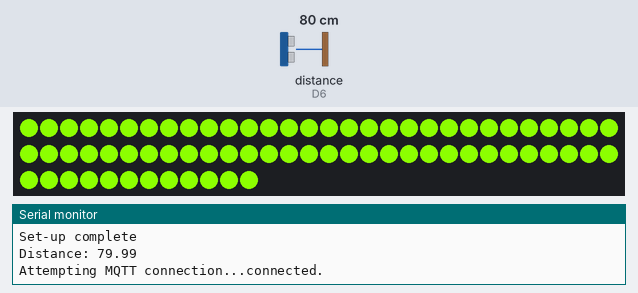
This sketch was run on a simulated Arduino MKR. Parts: 72 RGB LEDs in strip order, left to right, continuing on the next row, the last lines printed to the serial monitor. Wiring (inferred from the names in the program): ultrasonic range finder: trigger D7; echo D6. The test bench sets the inputs (shaded band); at power-on: distance to the obstacle (sensor on D6) 80 cm. The echo pulse lasts 58.3 µs per cm; WiFi joins after 1.5 s; servers stay silent unless stated; random numbers use the default seed unless the sketch sets one; no MQTT or app messages arrive unless stated.

Above: at 2.7 s.
2.8 s: distance to the obstacle (sensor on D6) set to 75 cm
4.3 s: distance to the obstacle (sensor on D6) set to 66 cm
At 6.3 s:
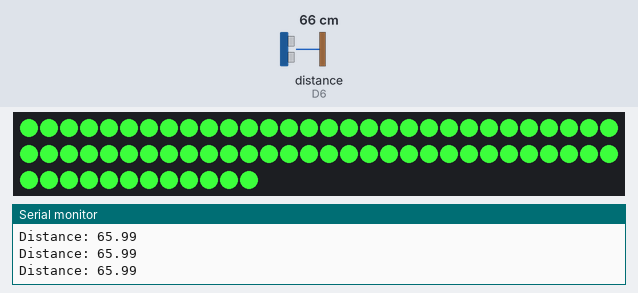
6.6 s: distance to the obstacle (sensor on D6) set to 2 cm
At 8.2 s:
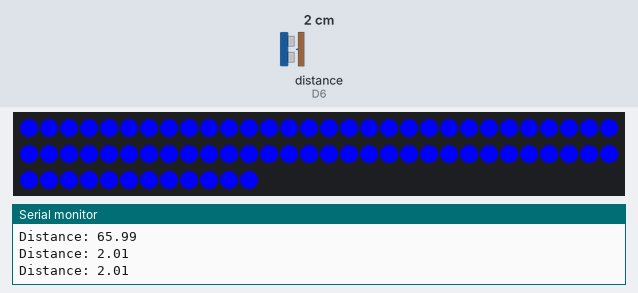
8.9 s: distance to the obstacle (sensor on D6) set to 35 cm
At 10.5 s:
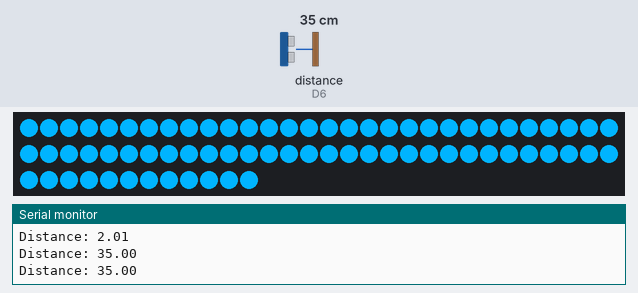
11.2 s: distance to the obstacle (sensor on D6) set to 43 cm
13.5 s: distance to the obstacle (sensor on D6) set to 56 cm
At 13.95 s:
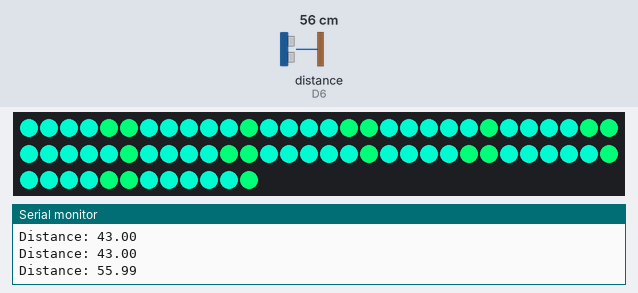
Timing chart, 0 to 16.5 s (numbered marks = the images above; inputs shaded):
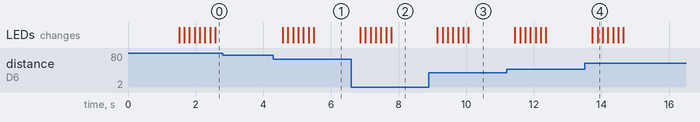

The sketch:

Sourcecode_ripplecolours.ino
```cpp
// Duncan Wilson Oct 2025 - v1 - MQTT messager to vespera
// works with MKR1010

#include <SPI.h>
#include <Adafruit_NeoPixel.h>
#include <WiFiNINA.h>
#include <PubSubClient.h>
#include "arduino_secrets.h"
#include <utility/wifi_drv.h>  // for RGB LED on MKR1010

/*
**** enter sensitive data in arduino_secrets.h:
#define SECRET_SSID "your-ssid"
#define SECRET_PASS "your-password"
#define SECRET_MQTTUSER "mqtt-username"
#define SECRET_MQTTPASS "mqtt-password"
*/

// WiFi and MQTT credentials
const char* ssid          = SECRET_SSID;
const char* password      = SECRET_PASS;
const char* mqtt_username = SECRET_MQTTUSER;
const char* mqtt_password = SECRET_MQTTPASS;
const char* mqtt_server   = "mqtt.cetools.org";
const int mqtt_port       = 1884;

// Create WiFi and MQTT clients
WiFiClient wifiClient;
PubSubClient mqttClient(wifiClient);

// VESPARA CONFIG
String lightId = "19";
String mqtt_topic = "student/CASA0014/luminaire/" + lightId;
String clientId = "vespMVN";

// NeoPixel Configuration
const int num_leds = 72;
const int payload_size = num_leds * 3; // RGB per pixel
byte RGBpayload[payload_size];
#define NEOPIXEL_PIN 2  // change if your NeoPixel data line uses another pin
Adafruit_NeoPixel strip(num_leds, NEOPIXEL_PIN, NEO_GRB + NEO_KHZ800);


// HC-SR04 UlTRASONIC SENSOR
const int trigPin = 7;
const int echoPin = 6;
float duration, distance;


int lastR = 0, lastG = 0, lastB = 255;  // KEEPS THE LAST COLOUR
unsigned long lastUpdate = 0;
const unsigned long updateInterval = 300; // TIME BETWEEN NEW READINGS (ms)

void setup() {
  Serial.begin(9600);
  //while (!Serial)

  Serial.println("Vespera");
    byte mac[6];
    WiFi.macAddress(mac);
    Serial.print("MAC address: ");
    printMacAddress(mac);
    Serial.print("This device is Vespera ");
    Serial.println(lightId);

    pinMode(trigPin, OUTPUT);
    pinMode(echoPin, INPUT);

    startWifi();

    mqttClient.setServer(mqtt_server, mqtt_port);
    mqttClient.setBufferSize(2000);
    mqttClient.setCallback(callback);
    strip.begin();
    strip.show(); // Initialize all pixels to 'off'
    Serial.println("Set-up complete");

    // Store last colour so it stays until next reading
int lastR = 0;
int lastG = 0;
int lastB = 255;  // start blue
}


void loop() {
  // ULTRASONIC SENSOR, SENDING SOUND, RECEIVING SOUND AND MEASURING THE DISTANCE

  digitalWrite(trigPin, LOW);
  delayMicroseconds(2);
  digitalWrite(trigPin, HIGH);
  delayMicroseconds(10);
  digitalWrite(trigPin, LOW);

  duration = pulseIn(echoPin, HIGH);
  distance = (duration * 0.0343) / 2;
  Serial.print("Distance: ");
  Serial.println(distance);
  delay(100);

// MAINTAIN MQTT and WIFI CONNECTIONS
  if (WiFi.status() != WL_CONNECTED) {
    startWifi();
  }
  if (!mqttClient.connected()) {
    reconnectMQTT();
  }
  mqttClient.loop();

  // DISTANCE BASED COLOUR
  int r, g, b;
  setColorFromDistance(distance, r, g, b);

  //RIPPLE ANIMATION STARTING FROM GROUP 1 TO 7
  // ONLY run the ripple if the colour actually changed
  if (r != lastR || g != lastG || b != lastB) {
    Ripleout(r, g, b, 150);
    lastR = r;
    lastG = g;
    lastB = b;
  } else {
    // KEEP THE LAST COLOUR VISIBLE
    for (int i = 0; i < num_leds; i++) {
      strip.setPixelColor(i, strip.Color(lastR, lastG, lastB));
    }
    strip.show();
  }

  delay(200);

  }


// MATCH DISTANCE TO COLOUR
void setColorFromDistance(float distance, int &r, int &g, int &b) {
 if (distance < 10) {
    r = 0;   g = 0;   b = 255;    // DEEP BLUE
  } else if (distance < 20) {
    r = 0;   g = 60;  b = 255;    // MEDIUM BLUE
  } else if (distance < 30) {
    r = 0;   g = 120; b = 255;    // SKY BLUE
  } else if (distance < 40) {
    r = 0;   g = 180; b = 255;    // CYAN
  } else if (distance < 50) {
    r = 0;   g = 240; b = 200;    // CYAN-GREEN
  } else if (distance < 60) {
    r = 0;   g = 255; b = 120;    // GREEN-TURQUOISE
  } else if (distance < 70) {
    r = 60;  g = 255; b = 60;     // BRIGHT GREEN
  } else if (distance < 80) {
    r = 140; g = 255; b = 0;      // LIME GREEN
  } else if (distance < 90) {
    r = 200; g = 255; b = 0;      // YELLOW-GREEN
  } else if (distance < 100) {
    r = 255; g = 255; b = 0;      // YELLOW
  } else if (distance < 110) {
    r = 255; g = 200; b = 0;      // AMBER-YELLOW
  } else if (distance < 120) {
    r = 255; g = 140; b = 0;      // ORANGE
  } else if (distance < 130) {
    r = 255; g = 80;  b = 0;      // DEEP ORANGE
  } else if (distance < 140) {
    r = 255; g = 0;   b = 0;      // RED
  } else if (distance < 150) {
    r = 255; g = 0;   b = 80;     // RED-PINK
  } else if (distance < 160) {
    r = 255; g = 0;   b = 150;    // PINK
  } else if (distance < 170) {
    r = 255; g = 0;   b = 200;    // HOT PINK
  } else if (distance < 180) {
    r = 255; g = 40;  b = 255;    // MAGENTA
  } else if (distance < 190) {
    r = 230; g = 80;  b = 255;    // PURPLE-PINK
  } else { // 190–200+
    r = 200; g = 100; b = 255;    // VIOLET
  }
}
//MORE STABLE READINGS
  float getStableDistance() {
  const int samples = 5;  // take 5 readings
  float total = 0;}

// Print MAC address to serial
void printMacAddress(byte mac[]) {
  for (int i = 5; i >= 0; i--) {
    if (mac[i] < 16) Serial.print("0");
    Serial.print(mac[i], HEX);
    if (i > 0) Serial.print(":");
  }
  Serial.println();
}

// MQTT message handler (stubbed)
void callback(char* topic, byte* payload, unsigned int length) {
  // No-op or future message handling
}

// WiFi reconnect logic
void startWifi() {
  Serial.print("Connecting to WiFi: ");
  Serial.println(ssid);
  while (WiFi.begin(ssid, password) != WL_CONNECTED) {
    delay(1000);
  }
  Serial.println("\nWiFi connected.");
}

// MQTT reconnect logic
void reconnectMQTT() {
  while (!mqttClient.connected()) {
    Serial.print("Attempting MQTT connection...");
    String cid = "client-" + String(random(0xffff), HEX);
    if (mqttClient.connect(cid.c_str(), mqtt_username, mqtt_password)) {
      Serial.println("connected.");
      mqttClient.subscribe(mqtt_topic.c_str()); // Optional
    } else {
      Serial.print("failed, rc=");
      Serial.print(mqttClient.state());
      Serial.println(" retrying in 5 seconds...");
      delay(5000);
    }
  }
}

// Send color to individual pixel via MQTT
//void send_RGB_to_pixel(int r, int g, int b, int pixel) {
 //if (pixel >= 0 && pixel < num_leds) {
    //RGBpayload[pixel * 3 + 0] = r;
    //RGBpayload[pixel * 3 + 1] = g;
   // RGBpayload[pixel * 3 + 2] = b;

   // strip.setPixelColor(pixel, strip.Color(r, g, b));
   // strip.show();

    //mqttClient.publish(mqtt_topic.c_str(), RGBpayload, payload_size);


void lightGroup(int leds[], int count, int r, int g, int b) {
  for (int i = 0; i < count; i++) {
    int pixel = leds[i];
    if (pixel >= 0 && pixel < num_leds) {
      strip.setPixelColor(pixel, strip.Color(r, g, b));
      RGBpayload[pixel * 3 + 0] = r;
      RGBpayload[pixel * 3 + 1] = g;
      RGBpayload[pixel * 3 + 2] = b;
    }
  }
  strip.show();
  mqttClient.publish(mqtt_topic.c_str(), RGBpayload, payload_size);
}

//GROUPS OF LIGHTS THAT LIGHTS TOGETHER AND LIGHT UP IN SEQUENCE
void Ripleout(int r, int g, int b, int stepDelay) {;
  int group1[] = {5,17,29,41,53,65};
  lightGroup(group1, sizeof(group1) / sizeof(group1[0]), r, g, b);
  delay(stepDelay);

  int group2[] = {4,11,16,23,28,35,40,47,52,59,64,71};
  lightGroup(group2, sizeof(group2) / sizeof(group2[0]), r, g, b);
  delay(stepDelay);

  int group3[] = {3,10,15,22,27,34,39,46,51,58,63,70};
  lightGroup(group3, sizeof(group3) / sizeof(group3[0]), r, g, b);
  delay(stepDelay);

  int group4[] = {2,9,14,21,26,33,38,45,50,57,62,69};
  lightGroup(group4, sizeof(group4) / sizeof(group4[0]), r, g, b);
  delay(stepDelay);

  int group5[] = {1,8,13,20,25,32,37,44,49,56,61,68};
  lightGroup(group5, sizeof(group5) / sizeof(group5[0]), r, g, b);
  delay(stepDelay);

  int group6[] = {0,7,12,19,24,31,36,43,48,55,60,67};
  lightGroup(group6, sizeof(group6) / sizeof(group6[0]), r, g, b);
  delay(stepDelay);

  int group7[] = {6,18,30,42,54,66};
  lightGroup(group7, sizeof(group7) / sizeof(group7[0]), r, g, b);
  delay(stepDelay);

}
```

arduino_secrets.h
```cpp
#define SECRET_SSID "CE-Hub-Student"
#define SECRET_PASS "casa-ce-gagarin-public-service"
#define SECRET_MQTTUSER "student"
#define SECRET_MQTTPASS "ce2021-mqtt-forget-whale"
```

rgbled.ino
```cpp
void toggleRGB(){

  WiFiDrv::analogWrite(25, 255);
  WiFiDrv::analogWrite(26, 0);
  WiFiDrv::analogWrite(27, 0);

  delay(1000);

  WiFiDrv::analogWrite(25, 0);
  WiFiDrv::analogWrite(26, 255);
  WiFiDrv::analogWrite(27, 0);

  delay(1000);

  WiFiDrv::analogWrite(25, 0);
  WiFiDrv::analogWrite(26, 0);
  WiFiDrv::analogWrite(27, 255);

  delay(1000);

  WiFiDrv::analogWrite(25, 0);
  WiFiDrv::analogWrite(26, 0);
  WiFiDrv::analogWrite(27, 0);

  delay(1000);
}

void LedRed(){
  WiFiDrv::analogWrite(25, 155);
  WiFiDrv::analogWrite(26, 0);
  WiFiDrv::analogWrite(27, 0);
}

void LedBlue(){
  WiFiDrv::analogWrite(25, 0);
  WiFiDrv::analogWrite(26, 0);
  WiFiDrv::analogWrite(27, 155);
}

void LedGreen(){
  WiFiDrv::analogWrite(25, 0);
  WiFiDrv::analogWrite(26, 155);
  WiFiDrv::analogWrite(27, 0);
}
```

Measured:
- the behaviour switches between 71 and 70 cm on distance to the obstacle (sensor on D6) (found by bisection; images 0 and 1)
- the behaviour switches between 50 and 51 cm on distance to the obstacle (sensor on D6) (found by bisection; images 3 and 4)
- after the input at 4.3 s, the LEDs: first change after 0.28 s (image 1 shows a later state)
- after the input at 6.6 s, the LEDs: first change after 0.27 s (image 2 shows a later state)
- after the input at 8.9 s, the LEDs: first change after 0.25 s (image 3 shows a later state)
- after the input at 13.5 s, the LEDs: first change after 0.23 s (image 4 shows a later state)
